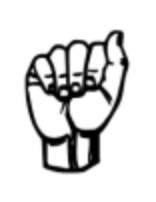
#> input picture alphabet_dictionary/a.PNG, 156 x 202 px; the run also reads 1 picture not shown here
$ python video_streaming.py
#> lines starting #> are read from the running program, lines starting #| are printed output that depends on the picture; after the words box and inside, x2 and y2 are one past the last pixel; in counts of white or black regions, pixels touching at a corner belong together
### alphabet_dictionary/hand.py
import numpy as np
import cv2

class Hand:
    def __init__(self, file_name=None, image=None):

        if file_name:
            self.file_name = file_name
            im_name = self.file_name
            self.image = cv2.imread(im_name)
        if image is not None:
            self.image = image


        imgray = cv2.cvtColor(self.image, cv2.COLOR_BGR2GRAY)
        ret, thresh = cv2.threshold(imgray, 127, 255, 0)
        self.contours, hierarchy = cv2.findContours(thresh, cv2.RETR_TREE, cv2.CHAIN_APPROX_SIMPLE)


        self.all_counter_hull_areas = {}

        for i in range(1,len(self.contours)):
            counter_hull = cv2.convexHull(self.contours[i])
            counter_hull_area = cv2.contourArea(counter_hull)
            self.all_counter_hull_areas[counter_hull_area] = i

        try:
            biggest_hull_area = (max(self.all_counter_hull_areas.keys()))
            hand_counter_index = self.all_counter_hull_areas[biggest_hull_area]

            self.hand_counter = self.contours[hand_counter_index]
            self.hand_convex_hull = cv2.convexHull(self.hand_counter)
            self.hand_convex_hull_area = cv2.contourArea(self.hand_convex_hull)
            cv2.drawContours(self.image, [self.hand_counter], 0, (0,0,255), 3)
        except:
            print("blank")


            #cv2.drawContours(self.image, [self.hand_counter], 0, (0,0,255), 3)


    def show_hand_counter(self):
        # im_name = self.file_name
        # im = self.image

        # hand_counter = contours[hand_counter_index]

        cv2.drawContours(self.image, [self.hand_counter], 0, (0,0,255), 3)

        cv2.imshow('frame',self.image)

        cv2.waitKey(0)
        cv2.destroyAllWindows()


import glob
all_hand_pics = [f for f in glob.glob("*.PNG")] # based off of alphabet_dictionary folder - make sure that you are pointing to it

for hand in all_hand_pics:
    im_name = hand
    letter = Hand(file_name = im_name)
    letter.show_hand_counter()
#> this loop made 4 passes
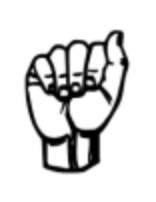
#> input picture alphabet_dictionary/a.PNG, 156 x 202 px
#> pass 1, in __init__, `ret, thresh = cv2.threshold(imgray, 127, 255, 0)`:
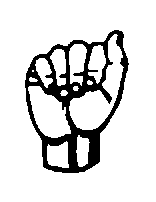
#> thresh: shape (202, 156); 86.2% white; 1 black region, box (x1, y1, x2, y2) and area: (25, 30, 129, 173) 4362
#> pass 1, in show_hand_counter, `cv2.imshow('frame',self.image)`:
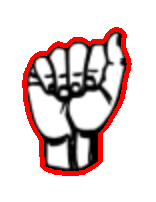
#> window 'frame': shape (202, 156, 3); mean B, G, R 210.8, 210.8, 226.6
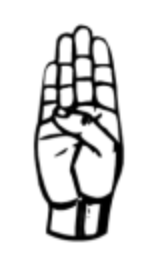
#> input picture alphabet_dictionary/b.PNG, 141 x 264 px

### alphabet_dictionary/video_streaming.py
import numpy as np
import cv2
from alphabet_dictionary.hand_convex_hull import *
from alphabet_dictionary.hand import *


cap = cv2.VideoCapture(0)

while(True):
    # Capture frame-by-frame
    ret, frame = cap.read()
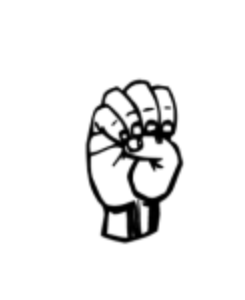
#> input picture alphabet_dictionary/e.PNG, 245 x 300 px, given in place of the camera
#> frame is the input picture: shape (300, 245, 3); min 0, max 255, mean 238.5
    # hsv = cv2.cvtColor(frame, cv2.COLOR_BGR2HSV)

    # print(frame)
    # print(type(frame))

    w,h,d = frame.shape
#> w = 300; h = 245; d = 3
    w,h,d = int(w), int(h), int(d)
    # print(type(w), type(h), type(d))

    radius = 15
    thickness = 7

    # draw rectangle -- #TODO make rectangle bigger
    start_point = (int(h/2),int(w/2))
#> start_point = (122, 150)
    end_point = (0,w)
#> end_point = (0, 300)
    cv2.rectangle(frame,start_point,end_point,(0,255,0),7)
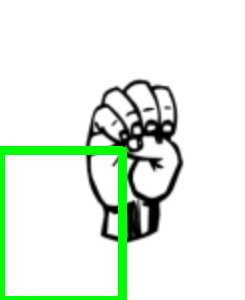
#> frame: shape (300, 245, 3); 4.92% of pixels changed, all inside (x1, y1, x2, y2) = (0, 146, 127, 300)

    cropped_w, cropped_h = int(w/2), int(h/2)
#> cropped_w = 150; cropped_h = 122

    crop_img = frame[cropped_w:, : cropped_h]
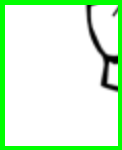
#> crop_img: shape (150, 122, 3); mean B, G, R 214.1, 247.1, 214.1

    lower = np.array([0, 48, 80], dtype = "uint8")
    upper = np.array([20, 255, 255], dtype = "uint8")
    # mask = cv2.inRange(crop_img, lower, upper)

    converted = cv2.cvtColor(crop_img, cv2.COLOR_BGR2HSV)
#> converted: shape (150, 122, 3); mean H, S, V 7.8, 33, 247.1
    skinMask = cv2.inRange(converted, lower, upper)
#> skinMask: shape (150, 122); every value is 0

    kernel = cv2.getStructuringElement(cv2.MORPH_ELLIPSE, (11, 11))
    skinMask = cv2.erode(skinMask, kernel, iterations = 2)
    skinMask = cv2.dilate(skinMask, kernel, iterations = 2)

    skinMask = cv2.GaussianBlur(skinMask, (3, 3), 0)
    skin = cv2.bitwise_and(crop_img, crop_img, mask = skinMask)
#> skin: shape (150, 122, 3); every value is 0

    # print(skin)

    user_hand = Hand(image = skin)

    # Display the resulting frame
    cv2.imshow('frame',frame)
    # cv2.imshow("cropped", crop_img)
    cv2.imshow("skin", skin)

    # press q to stop video
    if cv2.waitKey(1) & 0xFF == ord('q'):
#> (key q is pressed here)
        break

# When everything done, release the capture
cap.release()
cv2.destroyAllWindows()
